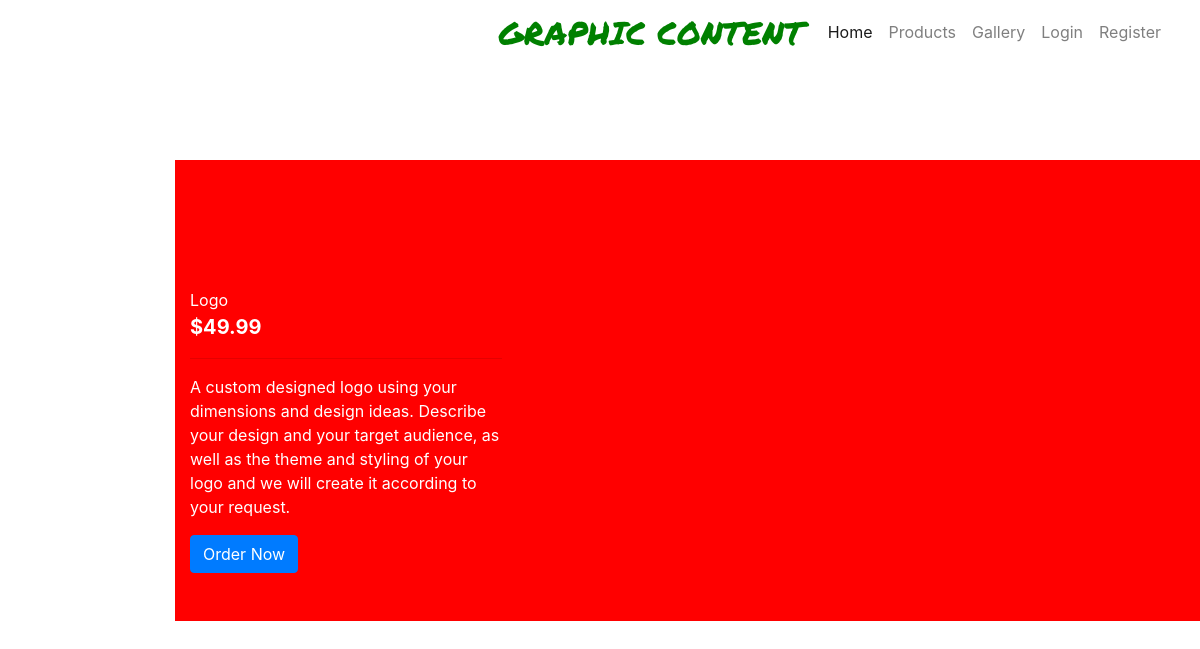
/products/1, run on the app's committed database.
### products/models.py (models this page shows, shortened)
class Product(models.Model):
    service_type = models.CharField(max_length=254)
    price = models.DecimalField(max_digits=6, decimal_places=2)
    description = models.TextField(null=True)

### products/views.py (the view)
# urls.py: path('<product_id>', views.product_detail, name='product_detail'),
def product_detail(request, product_id):
    product = get_object_or_404(Product, pk=product_id)
    context = {
        'product': product,
    }
    return render(request, 'products/product_detail.html', context)

### products/templates/products/product_detail.html (shortened to what this page needs)
{% extends "base.html" %}
{% load static %}
{% block content %}
        <div class="container-fluid">
            <div class="row page-body" id="product-details">
                <div class="col-12 col-md-6 col-lg-4">
                    <div class="product-details-container mb-5 mt-md-5">
                        <p class="mb-0">{{ product.service_type }}</p>
                        <p class="lead mb-0 text-left font-weight-bold">${{ product.price }}</p>
                        <hr>
                        <p>{{ product.description }}</p>
                        <a class="btn btn-primary" href="{% url 'checkout' product.id %}" role="button">Order Now</a>
                    </div>
                </div>
            </div>
        </div>
{% endblock %}

### static/css/base.css (style rules this page uses)
html { height: 100%; }
.page-body { margin-top:10rem; z-index: -2; }
#product-details { padding-top: 5rem; margin-left: 10rem; background-color: red; color: white; }

### data on the page
Product: service_type "Logo", price "49.99", description "A custom designed logo using your dimensions and design ideas. Describe your design and your target audience, as well as the theme and styling of your logo and we will create it according to your request."
